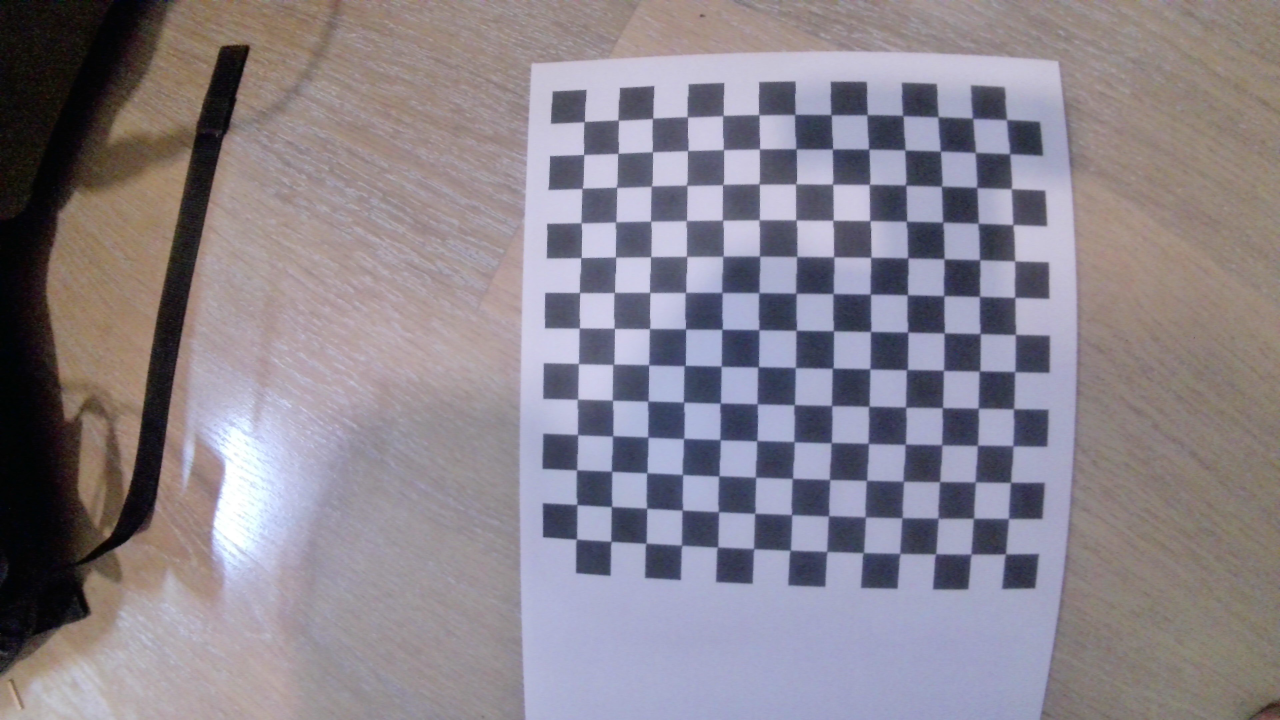
#> input picture chessboard_images/WIN_20240711_23_55_38_Pro.jpg, 3840 x 2160 px (shown at 1/3 size); its folder holds only this picture in this run
$ python cameara_calibration.py
#> lines starting #> are read from the running program, lines starting #| are printed output that depends on the picture; after the words box and inside, x2 and y2 are one past the last pixel; in counts of white or black regions, pixels touching at a corner belong together; long printed decimals are rounded
import cv2
import numpy as np
import glob
import os

def calibrate_camera(chessboard_images, chessboard_size, resize_factor=0.25):
    # Prepare object points
#> called with chessboard_size = (13, 13), resize_factor = 0.25
    objp = np.zeros((chessboard_size[0] * chessboard_size[1], 3), np.float32)
    objp[:, :2] = np.mgrid[0:chessboard_size[0], 0:chessboard_size[1]].T.reshape(-1, 2)

    objpoints = []  # 3d point in real world space
    imgpoints = []  # 2d points in image plane.

    for fname in chessboard_images:
        img = cv2.imread(fname)
#> img is the input picture: shape (2160, 3840, 3); mean B, G, R 140.7, 131.6, 138
        if img is None:
            print(f"Warning: Could not read image {fname}")
            continue

        # Resize the image
        img = cv2.resize(img, (0, 0), fx=resize_factor, fy=resize_factor)
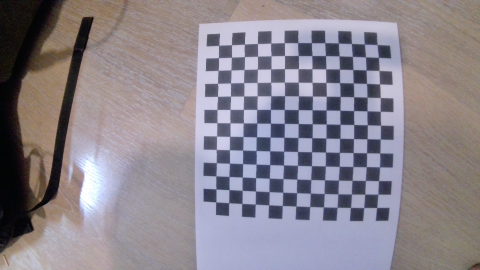
#> img: shape (540, 960, 3) (shown at 1/2 size); mean B, G, R 140.8, 131.7, 138.1

        gray = cv2.cvtColor(img, cv2.COLOR_BGR2GRAY)
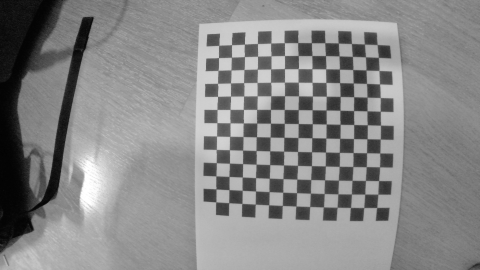
#> gray: shape (540, 960) (shown at 1/2 size); min 1, max 255, mean 134.7

        # Preprocessing step: adaptive thresholding
        #gray = cv2.adaptiveThreshold(gray, 255, cv2.ADAPTIVE_THRESH_GAUSSIAN_C, cv2.THRESH_BINARY, 11, 2)

        ret, corners = cv2.findChessboardCorners(gray, chessboard_size, None)
#> ret = True; corners = 169 rows, first 8: [438.2, 91.19], [463.5, 89.81], [489.4, 88.56], [515.5, 87.51], [542.2, 86.5], [569.2, 85.85], [595.8, 85.91], [623, 85.99]

        if ret:
            objpoints.append(objp)
            corners2 = cv2.cornerSubPix(gray, corners, (11, 11), (-1, -1), criteria)
#> corners2 = 169 rows, first 8: [438, 91.1], [463.5, 89.93], [489.3, 88.66], [515.4, 87.49], [542.1, 86.54], [569.1, 85.88], [596, 85.73], [623.3, 85.87]
            imgpoints.append(corners2)

            # Draw and display the corners
            cv2.drawChessboardCorners(img, chessboard_size, corners2, ret)
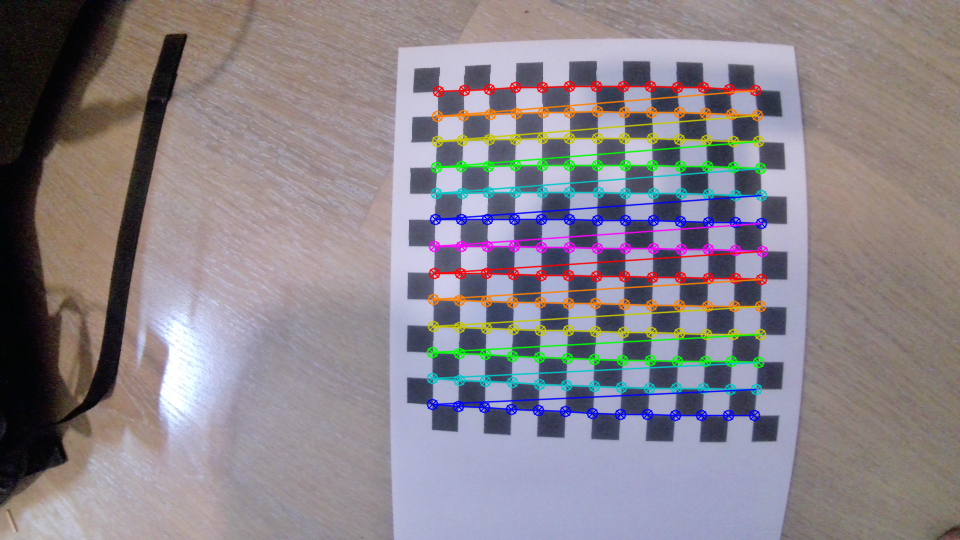
#> img: shape (540, 960, 3); 6.98% of pixels changed, all inside (x1, y1, x2, y2) = (426, 80, 769, 422)
            cv2.imshow('Chessboard corners', img)
            cv2.waitKey(500)
        else:
            cv2.imshow('Chessboard corners', gray)
            cv2.waitKey(500)
            print(f"Warning: Chessboard corners not found in image {fname}")

    cv2.destroyAllWindows()

    if len(objpoints) == 0 or len(imgpoints) == 0:
        raise ValueError("Error: No valid chessboard images found for calibration.")

    ret, mtx, dist, rvecs, tvecs = cv2.calibrateCamera(objpoints, imgpoints, gray.shape[::-1], None, None)
#> ret = 0.262; mtx = [[445.9, 0, 489.5], [0, 447.1, 272.9], [0, 0, 1]]; dist = [[-0.151, -0.00767, 0.00169, -0.00125, 0.0215]]; rvecs = ([0.00452, 0.146, 0.0166],); tvecs = ([-1.98, -7.01, 16.7],)
    return mtx, dist

criteria = (cv2.TERM_CRITERIA_EPS + cv2.TERM_CRITERIA_MAX_ITER, 30, 0.001)
chessboard_size = (13, 13)  # Number of inner corners per chessboard row and column

# List of chessboard images
chessboard_images = glob.glob(os.path.join('chessboard_images', '*.jpg'))

# Debugging: Print the list of found images
print(f"Found {len(chessboard_images)} images for calibration: {chessboard_images}")

# Calibrate camera
camera_matrix, distortion_coefficients = calibrate_camera(chessboard_images, chessboard_size)
#> camera_matrix = [[445.9, 0, 489.5], [0, 447.1, 272.9], [0, 0, 1]]; distortion_coefficients = [[-0.151, -0.00767, 0.00169, -0.00125, 0.0215]]

# Save the calibration results
np.save('camera_matrix.npy', camera_matrix)
np.save('distortion_coefficients.npy', distortion_coefficients)

print("Camera calibrated successfully.")
print("Camera matrix:\n", camera_matrix)
#| Camera matrix:
#|  [[445.874   0.         489.454]
#|  [  0.         447.115 272.853]
#|  [  0.           0.           1.        ]]
print("Distortion coefficients:\n", distortion_coefficients)
#| Distortion coefficients:
#|  [[-0.151 -0.007671  0.001692  -0.001254   0.0215]]

$ run again, on chessboard_images/WIN_20240711_23_56_02_Pro.jpg
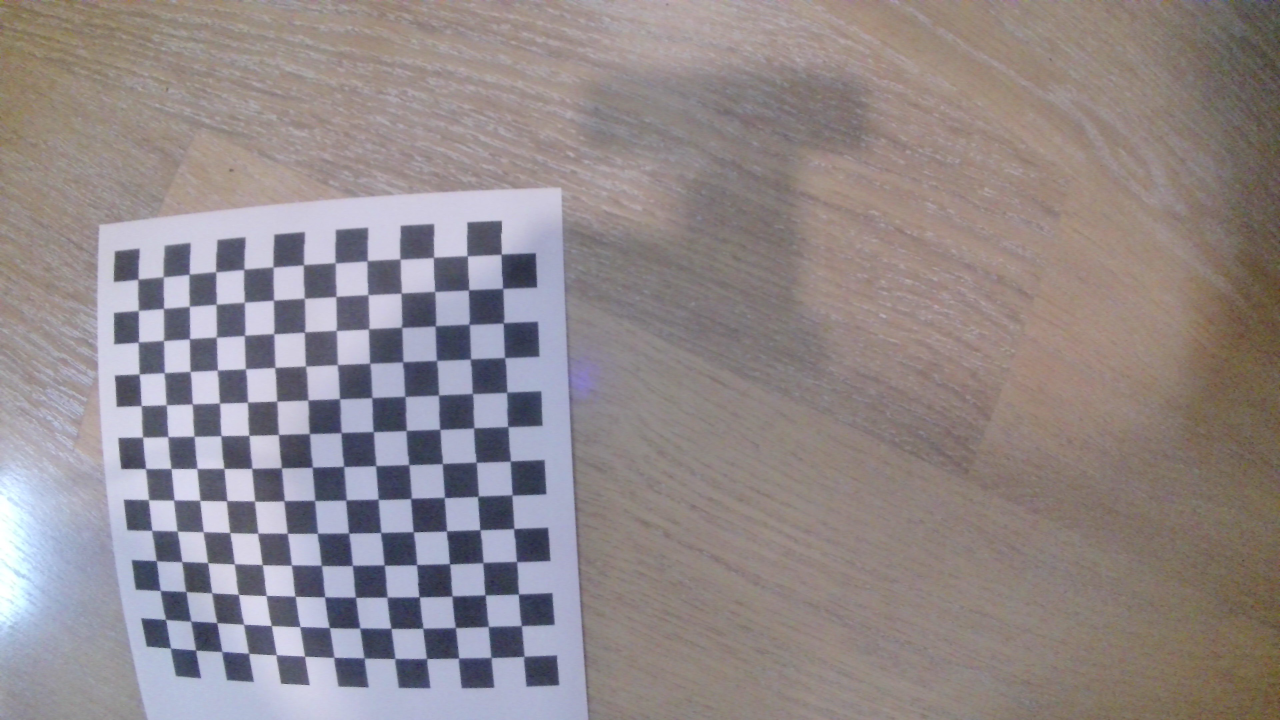
#> input picture chessboard_images/WIN_20240711_23_56_02_Pro.jpg, 3840 x 2160 px (shown at 1/3 size)
#> in calibrate_camera, img is the input picture: shape (2160, 3840, 3); mean B, G, R 138.6, 136.6, 145
#> in calibrate_camera, `gray = cv2.cvtColor(img, cv2.COLOR_BGR2GRAY)`:
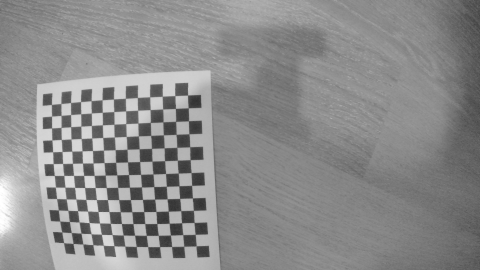
#> gray: shape (540, 960) (shown at 1/2 size); min 45, max 255, mean 139.5
#> in calibrate_camera, `ret, corners = cv2.findChessboardCorners(gray, chessboard_size, None)`: ret = True; corners = 169 rows, first 8: [375.6, 190.6], [376.7, 216.1], [377.3, 242.1], [378.4, 268.1], [379.9, 294], [380.7, 319.7], [382.6, 345.6], [383.8, 371]
#> corners2 = 169 rows, first 8: [375.7, 190.7], [376.9, 216.1], [377.5, 242.1], [378.4, 268.1], [379.9, 294.2], [380.7, 319.7], [382.6, 345.6], [383.7, 371.2]
#> in calibrate_camera, `cv2.drawChessboardCorners(img, chessboard_size, corners2, ret)`:
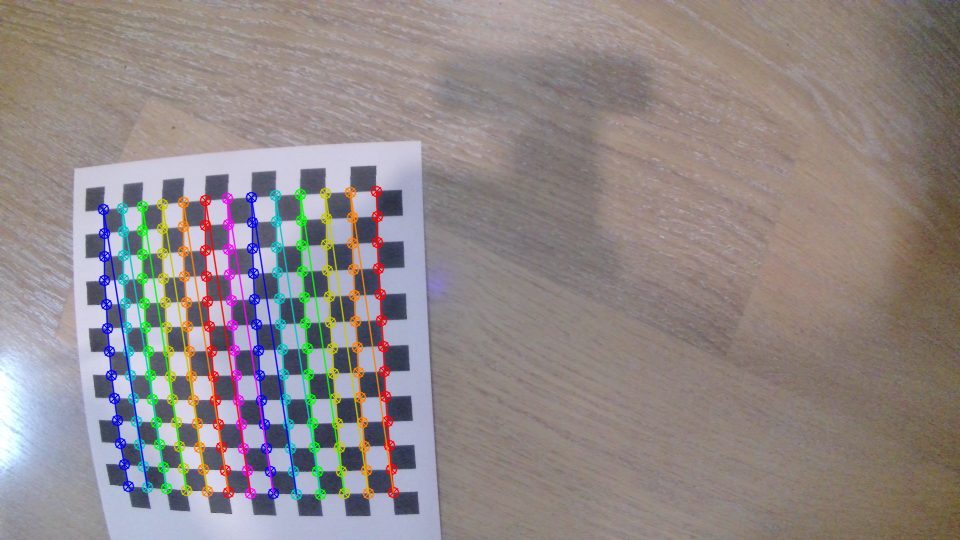
#> img: shape (540, 960, 3); mean B, G, R 136.5, 136.2, 144.9
#> in calibrate_camera, `ret, mtx, dist, rvecs, tvecs = cv2.calibrateCamera(objpoints, imgpoint..`: ret = 0.253; mtx = [[484.7, 0, 485.4], [0, 485.4, 279], [0, 0, 1]]; dist = [[-0.18, -0.0153, -0.00163, 0.00109, 0.0316]]; rvecs = ([-0.0682, -0.0773, 1.53],); tvecs = ([-4.24, -3.42, 18.48],)
#> camera_matrix = [[484.7, 0, 485.4], [0, 485.4, 279], [0, 0, 1]]; distortion_coefficients = [[-0.18, -0.0153, -0.00163, 0.00109, 0.0316]]
#| Camera matrix:
#|  [[484.695   0.         485.441]
#|  [  0.         485.351 279.016]
#|  [  0.           0.           1.        ]]
#| Distortion coefficients:
#|  [[-0.1805 -0.01527 -0.001625  0.001088   0.03163]]

$ run again, on chessboard_images/WIN_20240711_23_56_04_Pro.jpg
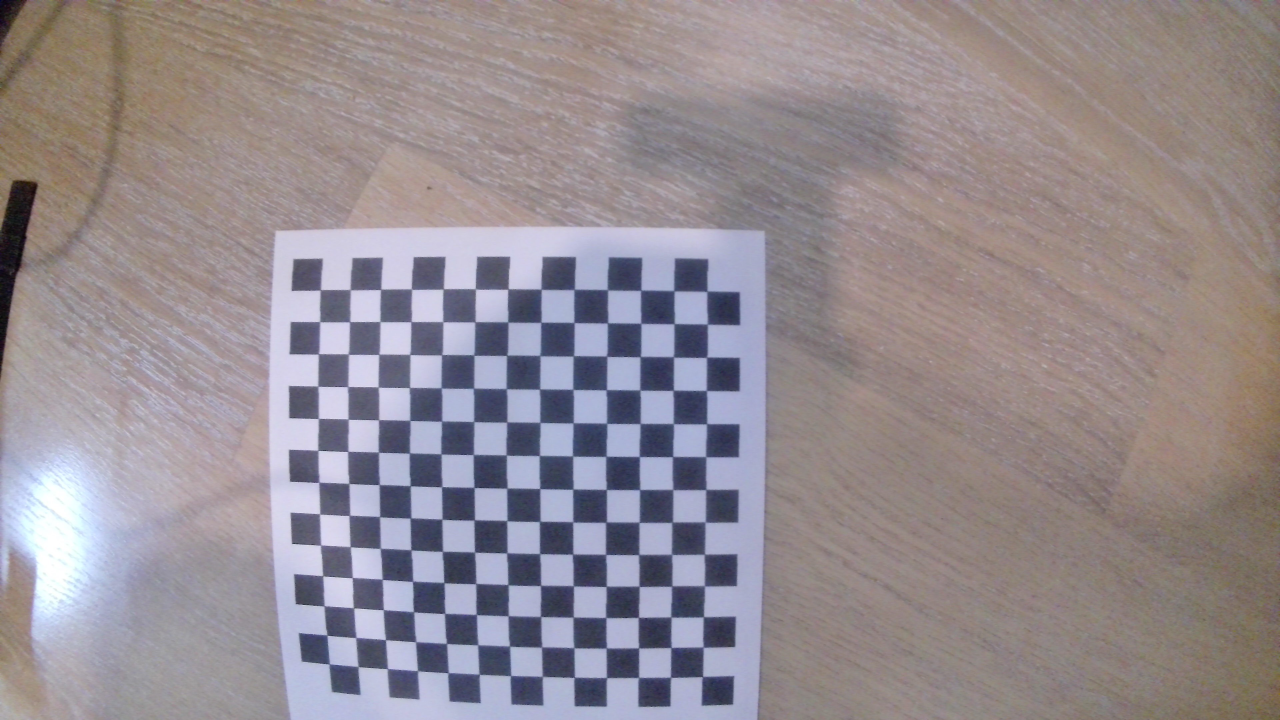
#> input picture chessboard_images/WIN_20240711_23_56_04_Pro.jpg, 3840 x 2160 px (shown at 1/3 size)
#> in calibrate_camera, img is the input picture: shape (2160, 3840, 3); mean B, G, R 145.2, 139.9, 148.6
#> in calibrate_camera, `gray = cv2.cvtColor(img, cv2.COLOR_BGR2GRAY)`:
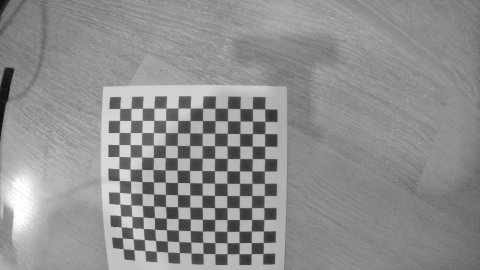
#> gray: shape (540, 960) (shown at 1/2 size); min 8, max 255, mean 143.2
#> in calibrate_camera, `ret, corners = cv2.findChessboardCorners(gray, chessboard_size, None)`: ret = True; corners = 169 rows, first 8: [246.5, 497.5], [245.2, 476.5], [243.1, 454.6], [241.9, 431.5], [240.5, 408.5], [239.5, 385.4], [239, 361.4], [238.4, 337.5]
#> corners2 = 169 rows, first 8: [246.6, 497.9], [245, 476.2], [242.9, 454.4], [241.9, 432.1], [240.2, 408.5], [239.5, 385.2], [239, 361.5], [238.3, 337.5]
#> in calibrate_camera, `cv2.drawChessboardCorners(img, chessboard_size, corners2, ret)`:
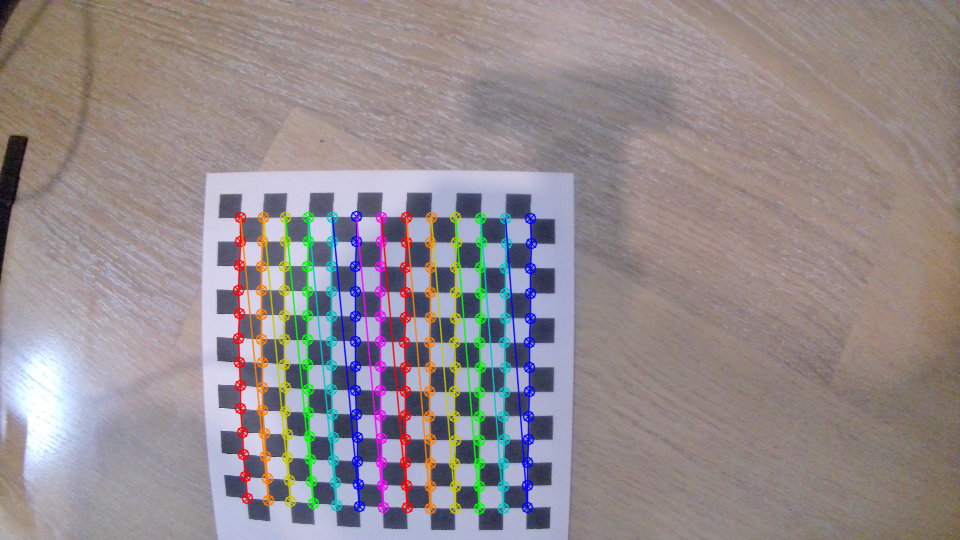
#> img: shape (540, 960, 3); mean B, G, R 143, 139.7, 148.7
#> in calibrate_camera, `ret, mtx, dist, rvecs, tvecs = cv2.calibrateCamera(objpoints, imgpoint..`: ret = 0.249; mtx = [[533.4, 0, 531.2], [0, 535.5, 284.7], [0, 0, 1]]; dist = [[-0.236, 0.0142, -0.00258, -0.0163, 0.0393]]; rvecs = ([0.0277, -0.0509, -1.56],); tvecs = ([-12.11, 9.22, 20.77],)
#> camera_matrix = [[533.4, 0, 531.2], [0, 535.5, 284.7], [0, 0, 1]]; distortion_coefficients = [[-0.236, 0.0142, -0.00258, -0.0163, 0.0393]]
#| Camera matrix:
#|  [[533.400   0.         531.201 ]
#|  [  0.         535.517  284.652]
#|  [  0.           0.           1.        ]]
#| Distortion coefficients:
#|  [[-0.2363  0.01418 -0.002577 -0.01632  0.03933]]
